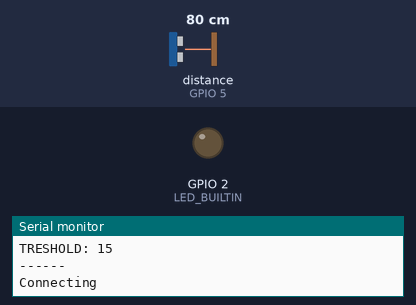
Recording of a sketch running on a simulated ESP8266 (NodeMCU). Parts: output pins drawn as LEDs (lit = HIGH, except the on-board LED, lit = LOW), the last lines printed to the serial monitor. Wiring (inferred from the names in the program): ultrasonic range finder: trigger GPIO 16; echo GPIO 5. The inputs (shaded band) are chosen by the test bench; at power-on: distance to the obstacle (sensor on GPIO 5) 80 cm. The echo pulse lasts 58.3 µs per cm; WiFi joins after 1.5 s; servers stay silent unless stated; uploads are accepted with an empty reply; pins used as bus, display or sensor lines are not drawn.

Above: at 0.2 s.
At 2.7 s:
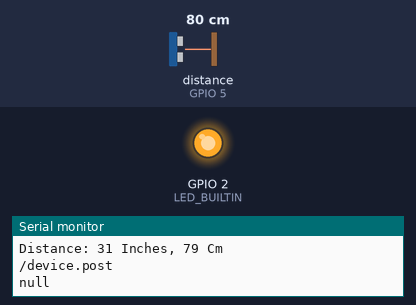
2.8 s: distance to the obstacle (sensor on GPIO 5) set to 2 cm
Timing chart, 0 to 5.8 s (numbered marks = the images above; inputs shaded):
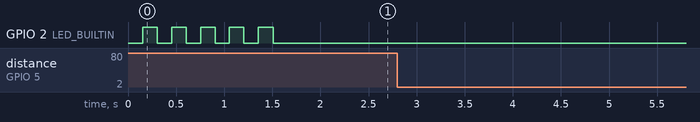

The sketch:

sensor.ino
```cpp
#include <ESP8266WiFi.h>
#include <ESP8266HTTPClient.h>
#include <WiFiClient.h>
#include <ArduinoJson.h>
#include "env.hpp"

#define SOUND_VELOCITY 0.034
#define CM_TO_INCH 0.393701

void toggleLight(int type, int timeout=0);

const char* ssid = SSID;
const char* password = PASSWORD;

const char* url = URL;

bool lightStatus = false;
String status;
unsigned long lastTime = 0;
unsigned long timerDelay = 5000;
int ON = LOW;
int OFF = HIGH;
long tresholdCm = TRESHOLD;


const int pingPin = TRIGPIN;
const int echoPin = ECHOPIN;

void setup() {
  pinMode(LED_BUILTIN, OUTPUT);
  pinMode(pingPin, OUTPUT);
  pinMode(echoPin, INPUT);
  Serial.begin(115200);

  Serial.println("\nEnv:");
  Serial.println("------");
  Serial.println("SSID: " + String(ssid));
  Serial.println("Password: " + String(PASSWORD));
  Serial.println("URL: " + String(URL));
  Serial.println("TRIGPIN: " + String(TRIGPIN));
  Serial.println("ECHOPIN: " + String(ECHOPIN));
  Serial.println("TRESHOLD: " + String(TRESHOLD));
  Serial.println("------");

  WiFi.begin(ssid, password);

  Serial.println("Connecting");
  while(WiFi.status() != WL_CONNECTED) {
    toggleLight(ON, 150);
    toggleLight(OFF, 150);
    Serial.println(".");
  }
}

void loop() {
  bool connection = WiFi.status() == WL_CONNECTED ? ON : OFF;
  long duration = sensorRun();
  long distance = microsecondsToCentimeters(duration);
  toggleLight(connection);

  String newStatus = distance < tresholdCm ? "OCCUPIED" : "VACANT";

  DynamicJsonDocument doc(1024);

  doc["deviceID"] = ESP.getChipId();
  doc["status"] = String(newStatus);

  if(status != newStatus) {
    status = newStatus;
    char data[128];
    serializeJson(doc, data);
    Serial.println(data);
    Serial.print("Distance: ");
    Serial.print(microsecondsToInches(duration));
    Serial.print(" Inches, ");
    Serial.print(distance);
    Serial.println(" Cm");
    fetch("device.post", data);
  }

  delay(100);
}

void toggleLight (int type, int timeout) {
  digitalWrite(LED_BUILTIN, type);
  if(timeout > 0) delay(timeout);
  lightStatus = type == LOW;
}

long sensorRun() {
  pinMode(pingPin, OUTPUT);
  digitalWrite(pingPin, LOW);
  delayMicroseconds(2);
  digitalWrite(pingPin, HIGH);
  delayMicroseconds(10);
  digitalWrite(pingPin, LOW);
  pinMode(echoPin, INPUT);
  return pulseIn(echoPin, HIGH);
}

void fetch(String ep, char* data) {
  if(WiFi.status() != WL_CONNECTED) return;

  WiFiClient client;
  HTTPClient http;

  String payload = "{}";

  Serial.println(String(url) + "/" + String(ep));
  http.begin(client, String(url) + "/" + String(ep));
  http.addHeader("Content-Type", "application/json");
  http.POST(data);
  payload = http.getString();
  http.end();

  DynamicJsonDocument doc(1024);
  deserializeJson(doc, payload);
  serializeJson(doc, Serial);
  Serial.println("");
}

long microsecondsToInches(long microseconds) {
   return microsecondsToCentimeters(microseconds) * CM_TO_INCH;
}

long microsecondsToCentimeters(long microseconds) {
   return microseconds * SOUND_VELOCITY/2;
}
```

env.example.hpp
```cpp
// Wifi User
#define SSID ""
// Wifi Pass
#define PASSWORD ""
// URL to send status post request
#define URL ""
// Should point to where the ultrasensor trigpin is connected
#define TRIGPIN 16
// Should point to where the ultrasensor echopin is connected
#define ECHOPIN 5
// Treshold distance to toggle between vacancy and occupied (in CM fro easy testing)
#define TRESHOLD 15
```

Measured:
- by itself, GPIO 2 (LED_BUILTIN): alternates HIGH for 0.15 s and LOW for 0.15 s, 9 changes in all, then stays LOW
